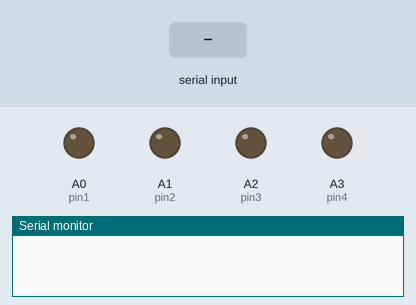
Simulated run of this sketch. Board: Arduino Uno, built with avr-gcc and run on an emulated ATmega328P. Shown: output pins drawn as LEDs (lit = HIGH), the last lines printed to the serial monitor. The test bench sets the inputs (shaded band).

Above: at 1.2 s.
1.3 s: "a" received over Serial
At 2.3 s:
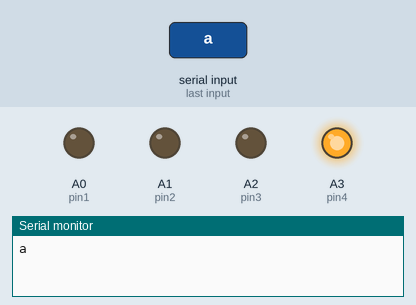
2.8 s: "c" received over Serial
At 3.4 s:
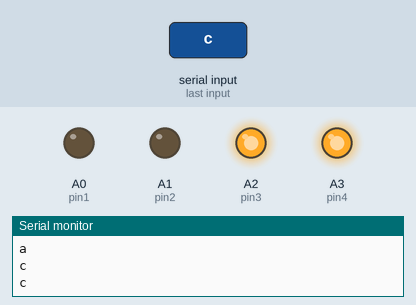
4.3 s: "b" received over Serial
At 4.6 s:
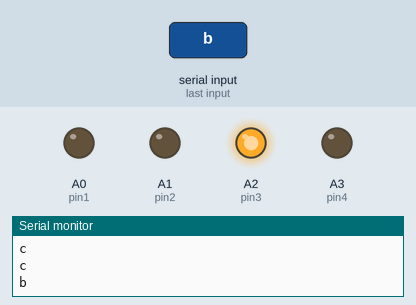
5.8 s: "e" received over Serial
At 6.9 s:
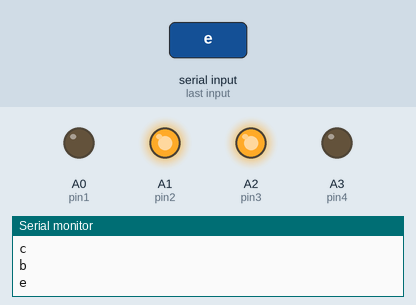
7.3 s: "d" received over Serial
At 8.1 s:
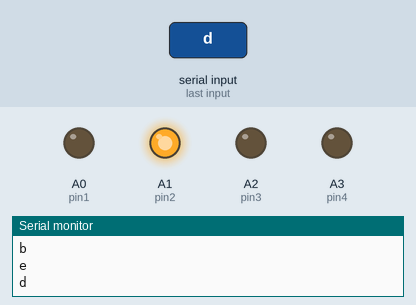
8.8 s: "g" received over Serial
At 9.2 s:
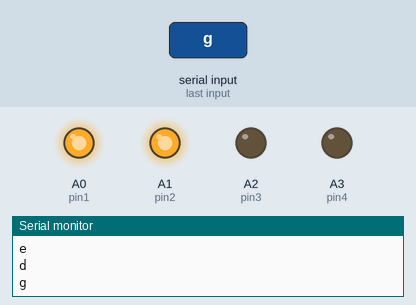
Timing chart, 0 to 11.3 s (numbered marks = the images above; inputs shaded):
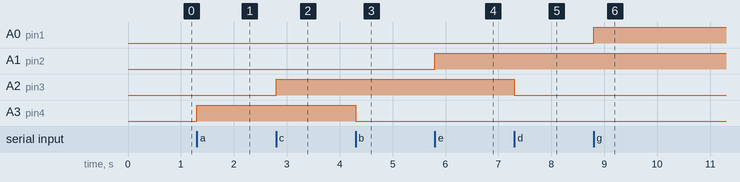

Measured:
- after the input at 1.3 s, A3 (pin4): LOW → HIGH at once
- after the input at 2.8 s, A2 (pin3): LOW → HIGH at once
- after the input at 4.3 s, A3 (pin4): HIGH → LOW at once
- after the input at 5.8 s, A1 (pin2): LOW → HIGH at once
- after the input at 7.3 s, A2 (pin3): HIGH → LOW at once
- after the input at 8.8 s, A0 (pin1): LOW → HIGH at once

The sketch:

design_1.ino
```cpp
/*

*/
char junk;
String inputString="";

#define pin1 A0
#define pin2 A1
#define pin3 A2
#define pin4 A3


void setup() {
    Serial.begin(19200);
    pinMode(pin4, OUTPUT);
    pinMode(pin3,OUTPUT);
    pinMode(pin2,OUTPUT);
    pinMode(pin1, OUTPUT);
}

void loop() {
     if(Serial.available()){
  while(Serial.available())
    {
      char inChar = (char)Serial.read(); //read the input
      inputString += inChar;        //make a string of the characters coming on serial
    }
    Serial.println(inputString);
    while (Serial.available() > 0)
    { junk = Serial.read() ; }      // clear the serial buffer
    if(inputString == "a"){         //in case of 'a' turn the LED on
      digitalWrite(pin4, HIGH);
    }else if(inputString == "b"){   //incase of 'b' turn the LED off
      digitalWrite(pin4, LOW);
    }
    if(inputString == "c"){
      Serial.println(inputString);//in case of 'c' turn the LED on
      digitalWrite(pin3, HIGH);
    }else if(inputString == "d"){   //incase of 'd' turn the LED off
      digitalWrite(pin3, LOW);
    }
    if(inputString == "e"){         //in case of 'e' turn the LED on
      digitalWrite(pin2, HIGH);
    }else if(inputString == "f"){   //incase of 'f' turn the LED off
      digitalWrite(pin2, LOW);
    }
    if(inputString == "g"){         //in case of 'g' turn the LED on
      digitalWrite(pin1, HIGH);
    }else if(inputString == "h"){   //incase of 'h' turn the LED off
      digitalWrite(pin1, LOW);
    }
    inputString = "";
  }

}
```
